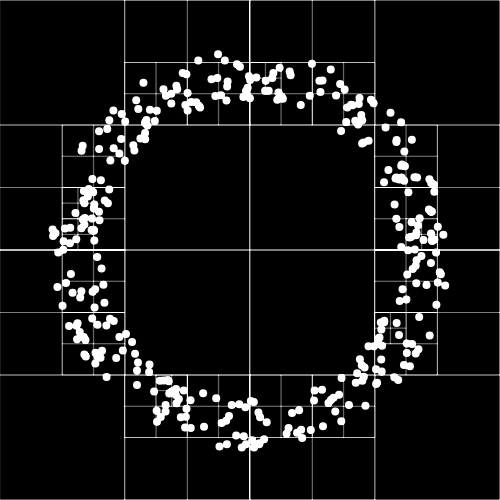
Frame 1 (no input)
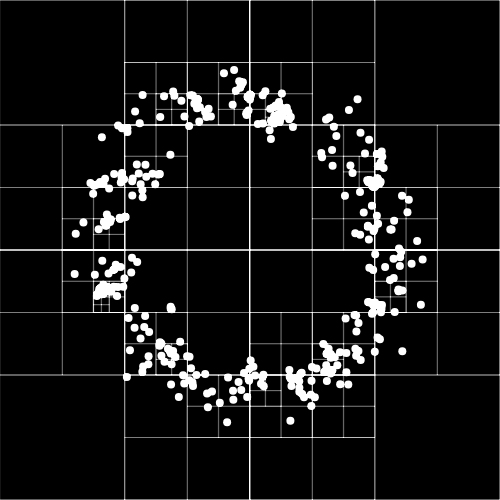
Frame 60 (no input)
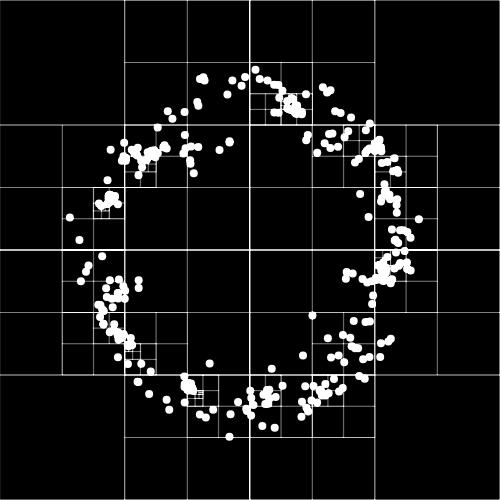
Frame 120 (the mouse pressed at the canvas centre since frame 60)

The p5.js sketch that drew these frames (run headless with seeded random() and noise() and a simulated clock; from frame 60 on, the mouse is pressed at the canvas centre):

// p5.js sketch
// ── sketch.js
// Mutual Attract// The Nature of Code

let movers = [];
let sun;
let qtree;
let G = 0.35;

function setup() {
  createCanvas(500, 500);

  for (let i = 0; i < 350; i++) {
    let pos = p5.Vector.random2D();
    let vel = pos.copy();
    vel.setMag(random(10, 15));
    pos.setMag(random(150, 200));
    vel.rotate(PI / 2);
    let m = random(10, 15);
    movers[i] = new Mover(pos.x, pos.y, vel.x, vel.y, m);
  }
  sun = new Mover(0, 0, 0, 0, 500);
  // movers[0] = new Mover(300, 200, 0, 5, 10);
  // movers[1] = new Mover(100, 200, 0, -5, 10);
  // movers[2] = new Mover(200, 300, -5, 0, 10);
  // movers[3] = new Mover(200, 100, 5, 0, 10);
  background(0);
}

function draw() {
  clear();
  background(0);
  blendMode(ADD);
  let boundary = new Rectangle(0, 0, width, height);
  qtree = QuadTree.create(boundary, 8);

  // Display and move all Things
  for (let m of movers) {
    let point = new Point(m.pos.x, m.pos.y, m);
    qtree.insert(point);
  }

  for (let mover of movers) {
    attract(mover, qtree);

    sun.attract(mover);
    // for (let other of movers) {
    //   if (mover !== other) {
    //     mover.attract(other);
    //     // stroke(255);
    //     // line(mover.pos.x, mover.pos.y, other.pos.x, other.pos.y);
    //   }
    // }
  }

  push();
  translate(width / 2, height / 2);

  for (let mover of movers) {
    mover.update();
    mover.show();
  }

  show(qtree);
  pop();
  //sun.show();
}

function attract(m, qtree) {
  let d = dist(m.pos.x, m.pos.y, qtree.boundary.x, qtree.boundary.y);
  if (d < 25) {
    if (qtree.points) {
      for (let p of qtree.points) {
        if (m != p.userData) {
          p.userData.attract(m);
        }
      }
    }
  } else {
    if (qtree.points) {
      let temp = new Mover(
        qtree.boundary.x,
        qtree.boundary.y,
        0,
        0,
        m.mass * qtree.points.length
      );
      temp.attract(m);
    }
  }

  if (qtree.divided) {
    attract(m, qtree.northeast);
    attract(m, qtree.northwest);
    attract(m, qtree.southeast);
    attract(m, qtree.southwest);
  }
}

function show(qtree) {
  stroke(255);
  noFill();
  strokeWeight(0.25);
  rectMode(CENTER);
  rect(
    qtree.boundary.x,
    qtree.boundary.y,
    qtree.boundary.w,
    qtree.boundary.h
  );

  if (qtree.divided) {
    show(qtree.northeast);
    show(qtree.northwest);
    show(qtree.southeast);
    show(qtree.southwest);
  }
}

// ── mover.js
// Gravitational Attraction
// The Nature of Code
// The Coding Train / Daniel Shiffman
// https://youtu.be/EpgB3cNhKPM
// https://thecodingtrain.com/learning/nature-of-code/2.5-gravitational-attraction.html
// https://editor.p5js.org/codingtrain/sketches/MkLraatd

class Mover {
  constructor(x, y, vx, vy, m) {
    this.pos = createVector(x, y);
    this.vel = createVector(vx, vy);
    this.acc = createVector(0, 0);
    this.mass = m;
    this.r = sqrt(this.mass) * 2;
  }

  applyForce(force) {
    let f = p5.Vector.div(force, this.mass);
    this.acc.add(f);
  }

  attract(mover) {
    let force = p5.Vector.sub(this.pos, mover.pos);
    let distanceSq = constrain(force.magSq(), 100, 1000);
    let strength = (G * (this.mass * mover.mass)) / distanceSq;
    force.setMag(strength);
    mover.applyForce(force);
  }

  update() {
    this.vel.add(this.acc);
    this.pos.add(this.vel);
    this.vel.limit(15);
    this.acc.set(0, 0);
  }

  show() {
    noStroke();
    strokeWeight(8);
    //fill(255, 200);
    //ellipse(this.pos.x, this.pos.y, this.r);
    stroke(255);
    point(this.pos.x, this.pos.y);
  }
}

// ── quadtree.js
// Daniel Shiffman
// http://codingtra.in
// http://patreon.com/codingtrain

// QuadTree

class Point {
  constructor(x, y, data) {
    this.x = x;
    this.y = y;
    this.userData = data;
  }

  // Skips Math.sqrt for faster comparisons
  sqDistanceFrom(other) {
    const dx = other.x - this.x;
    const dy = other.y - this.y;

    return dx * dx + dy * dy;
  }

  // Pythagorus: a^2 = b^2 + c^2
  distanceFrom(other) {
    return Math.sqrt(this.sqDistanceFrom(other));
  }
}

class Rectangle {
  constructor(x, y, w, h) {
    this.x = x;
    this.y = y;
    this.w = w;
    this.h = h;
    this.left = x - w / 2;
    this.right = x + w / 2;
    this.top = y - h / 2;
    this.bottom = y + h / 2;
  }

  contains(point) {
    return (
      this.left <= point.x &&
      point.x <= this.right &&
      this.top <= point.y &&
      point.y <= this.bottom
    );
  }

  intersects(range) {
    return !(
      this.right < range.left ||
      range.right < this.left ||
      this.bottom < range.top ||
      range.bottom < this.top
    );
  }

  subdivide(quadrant) {
    switch (quadrant) {
      case "ne":
        return new Rectangle(
          this.x + this.w / 4,
          this.y - this.h / 4,
          this.w / 2,
          this.h / 2
        );
      case "nw":
        return new Rectangle(
          this.x - this.w / 4,
          this.y - this.h / 4,
          this.w / 2,
          this.h / 2
        );
      case "se":
        return new Rectangle(
          this.x + this.w / 4,
          this.y + this.h / 4,
          this.w / 2,
          this.h / 2
        );
      case "sw":
        return new Rectangle(
          this.x - this.w / 4,
          this.y + this.h / 4,
          this.w / 2,
          this.h / 2
        );
    }
  }

  xDistanceFrom(point) {
    if (this.left <= point.x && point.x <= this.right) {
      return 0;
    }

    return Math.min(
      Math.abs(point.x - this.left),
      Math.abs(point.x - this.right)
    );
  }

  yDistanceFrom(point) {
    if (this.top <= point.y && point.y <= this.bottom) {
      return 0;
    }

    return Math.min(
      Math.abs(point.y - this.top),
      Math.abs(point.y - this.bottom)
    );
  }

  // Skips Math.sqrt for faster comparisons
  sqDistanceFrom(point) {
    const dx = this.xDistanceFrom(point);
    const dy = this.yDistanceFrom(point);

    return dx * dx + dy * dy;
  }

  // Pythagorus: a^2 = b^2 + c^2
  distanceFrom(point) {
    return Math.sqrt(this.sqDistanceFrom(point));
  }
}

// circle class for a circle shaped query
class Circle {
  constructor(x, y, r) {
    this.x = x;
    this.y = y;
    this.r = r;
    this.rSquared = this.r * this.r;
  }

  contains(point) {
    // check if the point is in the circle by checking if the euclidean distance of
    // the point and the center of the circle if smaller or equal to the radius of
    // the circle
    let d = Math.pow(point.x - this.x, 2) + Math.pow(point.y - this.y, 2);
    return d <= this.rSquared;
  }

  intersects(range) {
    let xDist = Math.abs(range.x - this.x);
    let yDist = Math.abs(range.y - this.y);

    // radius of the circle
    let r = this.r;

    let w = range.w / 2;
    let h = range.h / 2;

    let edges = Math.pow(xDist - w, 2) + Math.pow(yDist - h, 2);

    // no intersection
    if (xDist > r + w || yDist > r + h) return false;

    // intersection within the circle
    if (xDist <= w || yDist <= h) return true;

    // intersection on the edge of the circle
    return edges <= this.rSquared;
  }
}

class QuadTree {
  DEFAULT_CAPACITY = 8;
  MAX_DEPTH = 8;

  constructor(boundary, capacity = this.DEFAULT_CAPACITY, _depth = 0) {
    if (!boundary) {
      throw TypeError("boundary is null or undefined");
    }
    if (!(boundary instanceof Rectangle)) {
      throw TypeError("boundary should be a Rectangle");
    }
    if (typeof capacity !== "number") {
      throw TypeError(
        `capacity should be a number but is a ${typeof capacity}`
      );
    }
    if (capacity < 1) {
      throw RangeError("capacity must be greater than 0");
    }

    this.boundary = boundary;
    this.capacity = capacity;
    this.points = [];
    this.divided = false;

    this.depth = _depth;
  }

  get children() {
    if (this.divided) {
      return [this.northeast, this.northwest, this.southeast, this.southwest];
    } else {
      return [];
    }
  }

  static create() {
    if (arguments.length === 0) {
      if (typeof width === "undefined") {
        throw new TypeError("No global width defined");
      }
      if (typeof height === "undefined") {
        throw new TypeError("No global height defined");
      }
      let bounds = new Rectangle(width / 2, height / 2, width, height);
      return new QuadTree(bounds, this.DEFAULT_CAPACITY);
    }
    if (arguments[0] instanceof Rectangle) {
      let capacity = arguments[1] || this.DEFAULT_CAPACITY;
      return new QuadTree(arguments[0], capacity);
    }
    if (
      typeof arguments[0] === "number" &&
      typeof arguments[1] === "number" &&
      typeof arguments[2] === "number" &&
      typeof arguments[3] === "number"
    ) {
      let capacity = arguments[4] || this.DEFAULT_CAPACITY;
      return new QuadTree(
        new Rectangle(arguments[0], arguments[1], arguments[2], arguments[3]),
        capacity
      );
    }
    throw new TypeError("Invalid parameters");
  }

  toJSON() {
    let obj = {};

    if (this.divided) {
      if (this.northeast.divided || this.northeast.points.length > 0) {
        obj.ne = this.northeast.toJSON();
      }
      if (this.northwest.divided || this.northwest.points.length > 0) {
        obj.nw = this.northwest.toJSON();
      }
      if (this.southeast.divided || this.southeast.points.length > 0) {
        obj.se = this.southeast.toJSON();
      }
      if (this.southwest.divided || this.southwest.points.length > 0) {
        obj.sw = this.southwest.toJSON();
      }
    } else {
      obj.points = this.points;
    }

    if (this.depth === 0) {
      obj.capacity = this.capacity;
      obj.x = this.boundary.x;
      obj.y = this.boundary.y;
      obj.w = this.boundary.w;
      obj.h = this.boundary.h;
    }

    return obj;
  }

  static fromJSON(obj, x, y, w, h, capacity, depth) {
    if (typeof x === "undefined") {
      if ("x" in obj) {
        x = obj.x;
        y = obj.y;
        w = obj.w;
        h = obj.h;
        capacity = obj.capacity;
        depth = 0;
      } else {
        throw TypeError("JSON missing boundary information");
      }
    }

    let qt = new QuadTree(new Rectangle(x, y, w, h), capacity, depth);

    qt.points = obj.points ?? null;
    qt.divided = qt.points === null; // points are set to null on subdivide

    if ("ne" in obj || "nw" in obj || "se" in obj || "sw" in obj) {
      const x = qt.boundary.x;
      const y = qt.boundary.y;
      const w = qt.boundary.w / 2;
      const h = qt.boundary.h / 2;

      if ("ne" in obj) {
        qt.northeast = QuadTree.fromJSON(
          obj.ne,
          x + w / 2,
          y - h / 2,
          w,
          h,
          capacity,
          depth + 1
        );
      } else {
        qt.northeast = new QuadTree(
          qt.boundary.subdivide("ne"),
          capacity,
          depth + 1
        );
      }
      if ("nw" in obj) {
        qt.northwest = QuadTree.fromJSON(
          obj.nw,
          x - w / 2,
          y - h / 2,
          w,
          h,
          capacity,
          depth + 1
        );
      } else {
        qt.northwest = new QuadTree(
          qt.boundary.subdivide("nw"),
          capacity,
          depth + 1
        );
      }
      if ("se" in obj) {
        qt.southeast = QuadTree.fromJSON(
          obj.se,
          x + w / 2,
          y + h / 2,
          w,
          h,
          capacity,
          depth + 1
        );
      } else {
        qt.southeast = new QuadTree(
          qt.boundary.subdivide("se"),
          capacity,
          depth + 1
        );
      }
      if ("sw" in obj) {
        qt.southwest = QuadTree.fromJSON(
          obj.sw,
          x - w / 2,
          y + h / 2,
          w,
          h,
          capacity,
          depth + 1
        );
      } else {
        qt.southwest = new QuadTree(
          qt.boundary.subdivide("sw"),
          capacity,
          depth + 1
        );
      }
    }

    return qt;
  }

  subdivide() {
    this.northeast = new QuadTree(
      this.boundary.subdivide("ne"),
      this.capacity,
      this.depth + 1
    );
    this.northwest = new QuadTree(
      this.boundary.subdivide("nw"),
      this.capacity,
      this.depth + 1
    );
    this.southeast = new QuadTree(
      this.boundary.subdivide("se"),
      this.capacity,
      this.depth + 1
    );
    this.southwest = new QuadTree(
      this.boundary.subdivide("sw"),
      this.capacity,
      this.depth + 1
    );

    this.divided = true;

    // Move points to children.
    // This improves performance by placing points
    // in the smallest available rectangle.
    for (const p of this.points) {
      const inserted =
        this.northeast.insert(p) ||
        this.northwest.insert(p) ||
        this.southeast.insert(p) ||
        this.southwest.insert(p);

      if (!inserted) {
        throw RangeError("capacity must be greater than 0");
      }
    }

    this.points = null;
  }

  insert(point) {
    if (!this.boundary.contains(point)) {
      return false;
    }

    if (!this.divided) {
      if (this.points.length < this.capacity || this.depth === this.MAX_DEPTH) {
        this.points.push(point);
        return true;
      }

      this.subdivide();
    }

    return (
      this.northeast.insert(point) ||
      this.northwest.insert(point) ||
      this.southeast.insert(point) ||
      this.southwest.insert(point)
    );
  }

  query(range, found) {
    if (!found) {
      found = [];
    }

    if (!range.intersects(this.boundary)) {
      return found;
    }

    if (this.divided) {
      this.northwest.query(range, found);
      this.northeast.query(range, found);
      this.southwest.query(range, found);
      this.southeast.query(range, found);
      return found;
    }

    for (const p of this.points) {
      if (range.contains(p)) {
        found.push(p);
      }
    }

    return found;
  }

  closest(searchPoint, maxCount = 1, maxDistance = Infinity) {
    if (typeof searchPoint === "undefined") {
      throw TypeError("Method 'closest' needs a point");
    }

    const sqMaxDistance = maxDistance ** 2;
    return this.kNearest(searchPoint, maxCount, sqMaxDistance, 0, 0).found;
  }

  kNearest(
    searchPoint,
    maxCount,
    sqMaxDistance,
    furthestSqDistance,
    foundSoFar
  ) {
    let found = [];

    if (this.divided) {
      this.children
        .sort(
          (a, b) =>
            a.boundary.sqDistanceFrom(searchPoint) -
            b.boundary.sqDistanceFrom(searchPoint)
        )
        .forEach((child) => {
          const sqDistance = child.boundary.sqDistanceFrom(searchPoint);
          if (sqDistance > sqMaxDistance) {
            return;
          } else if (foundSoFar < maxCount || sqDistance < furthestSqDistance) {
            const result = child.kNearest(
              searchPoint,
              maxCount,
              sqMaxDistance,
              furthestSqDistance,
              foundSoFar
            );
            const childPoints = result.found;
            found = found.concat(childPoints);
            foundSoFar += childPoints.length;
            furthestSqDistance = result.furthestSqDistance;
          }
        });
    } else {
      this.points
        .sort(
          (a, b) =>
            a.sqDistanceFrom(searchPoint) - b.sqDistanceFrom(searchPoint)
        )
        .forEach((p) => {
          const sqDistance = p.sqDistanceFrom(searchPoint);
          if (sqDistance > sqMaxDistance) {
            return;
          } else if (foundSoFar < maxCount || sqDistance < furthestSqDistance) {
            found.push(p);
            furthestSqDistance = Math.max(sqDistance, furthestSqDistance);
            foundSoFar++;
          }
        });
    }

    return {
      found: found
        .sort(
          (a, b) =>
            a.sqDistanceFrom(searchPoint) - b.sqDistanceFrom(searchPoint)
        )
        .slice(0, maxCount),
      furthestSqDistance: Math.sqrt(furthestSqDistance),
    };
  }

  forEach(fn) {
    if (this.divided) {
      this.northeast.forEach(fn);
      this.northwest.forEach(fn);
      this.southeast.forEach(fn);
      this.southwest.forEach(fn);
    } else {
      this.points.forEach(fn);
    }
  }

  merge(other, capacity) {
    let left = Math.min(this.boundary.left, other.boundary.left);
    let right = Math.max(this.boundary.right, other.boundary.right);
    let top = Math.min(this.boundary.top, other.boundary.top);
    let bottom = Math.max(this.boundary.bottom, other.boundary.bottom);

    let height = bottom - top;
    let width = right - left;

    let midX = left + width / 2;
    let midY = top + height / 2;

    let boundary = new Rectangle(midX, midY, width, height);
    let result = new QuadTree(boundary, capacity);

    this.forEach((point) => result.insert(point));
    other.forEach((point) => result.insert(point));

    return result;
  }

  get length() {
    if (this.divided) {
      return (
        this.northwest.length +
        this.northeast.length +
        this.southwest.length +
        this.southeast.length
      );
    }

    return this.points.length;
  }
}

if (typeof module !== "undefined") {
  module.exports = { Point, Rectangle, QuadTree, Circle };
}
